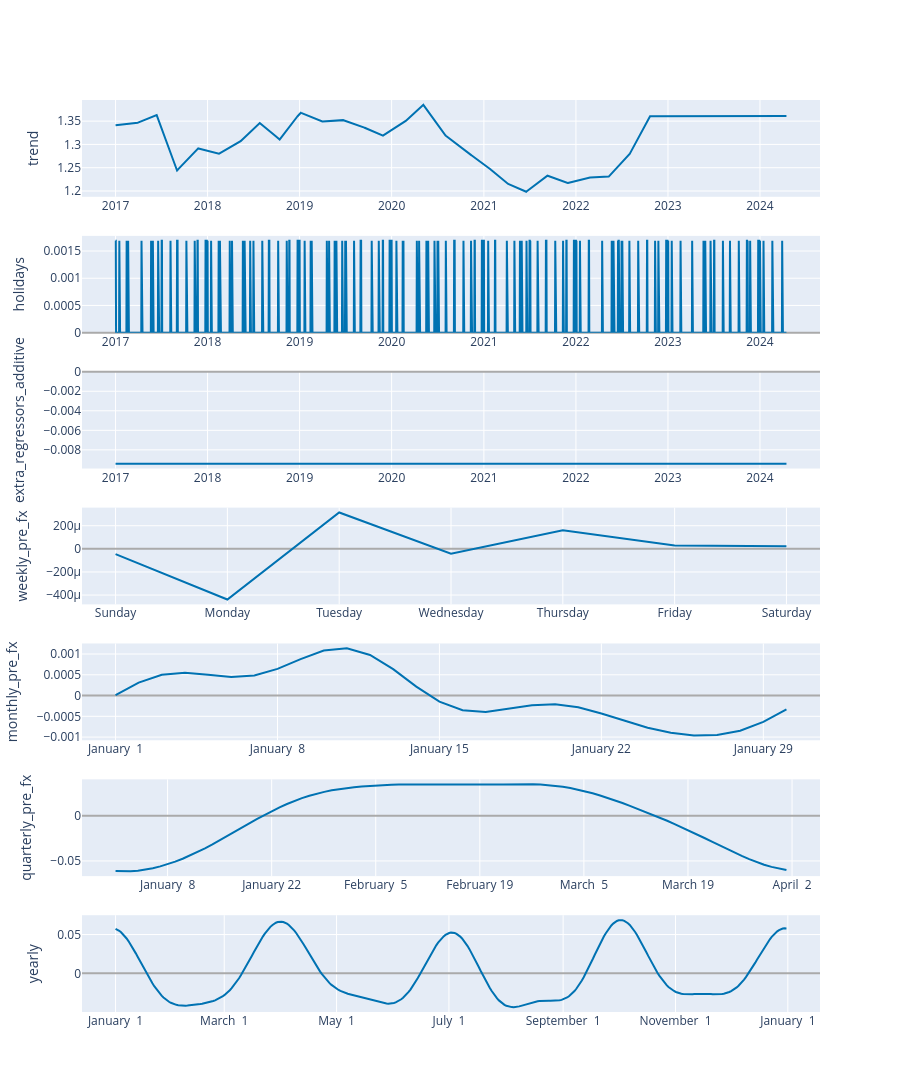

This figure's notebook cell:
### Code cell
plot_components_plotly(show_model, show_forecast)
